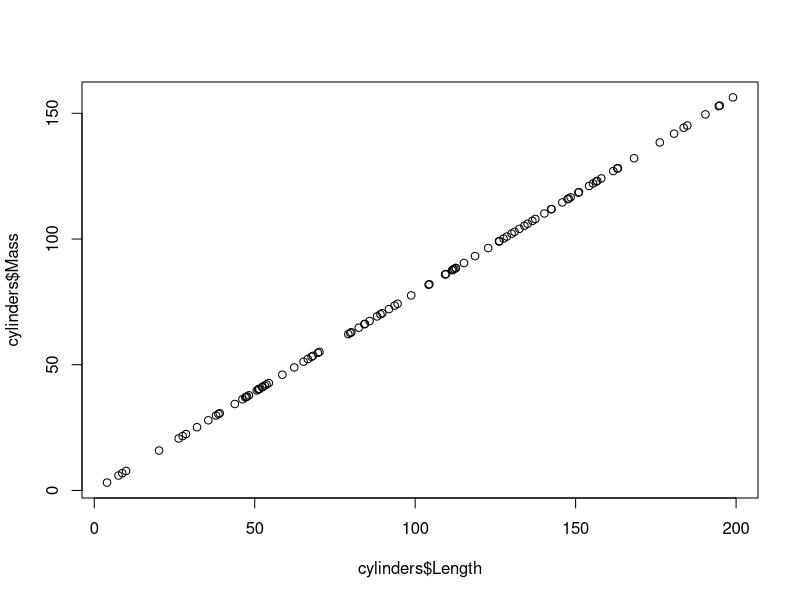
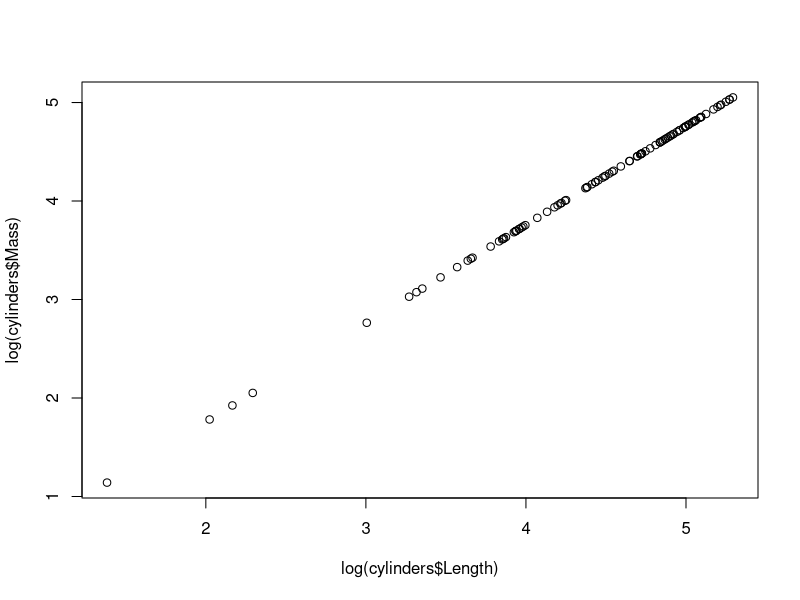

Here is the R script that generated these plots, in order:
## ---- chunk 1
knitr::opts_chunk$set(echo = TRUE)
## ---- chunk 2
x <- 3+5
x + 1
## ---- chunk 3
x <- 2
## ---- chunk 4
print(x)
## ---- chunk 5
x <- 3
## ---- chunk 6
print(x)
## ---- chunk 7
x <- 4
## ---- chunk 8
print(x)
## ---- chunk 9
x <- 5
## ---- chunk 10
print(x)
## ---- chunk 11
print(x)
## ---- chunk 12
sample_lengths <- runif(n = 100,min = 1,max = 200)
## ---- chunk 13
cylinders <- data.frame(Length = sample_lengths)
## ---- chunk 14
cylinders$Height <- 1
cylinders$Width <- 1
cylinders$Volume <- pi*(cylinders$Height/2)*(cylinders$Width/2)*cylinders$Length
## ---- chunk 15
cylinder_density <- 1
cylinders$Mass <- cylinder_density*cylinders$Volume
## ---- chunk 16
head(cylinders)
str(cylinders)
## ---- chunk 17
plot(cylinders$Length, cylinders$Mass)
## ---- chunk 18
plot(log(cylinders$Length),log(cylinders$Mass))
## ---- chunk 19
cylinder_model <- lm(log(cylinders$Mass)~log(cylinders$Length))
cylinder_model
